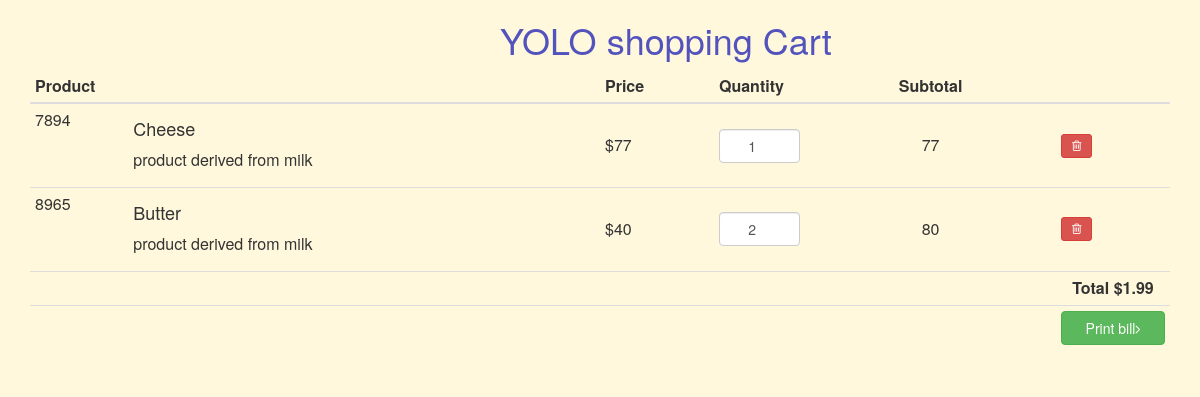
The page /cart on the database its author committed.
### automaticShoppingCart/models.py (models this page shows, shortened)
class productInformation(models.Model):
    serialNo = models.IntegerField()
    product =  models.CharField(max_length = 50)
    product_details =  models.CharField(max_length = 50)
    price = models.CharField(max_length = 20)
    quantity = models.IntegerField()
    subtotal = models.CharField(max_length = 20)
    class Meta:
        verbose_name_plural="Shopping Cart Product Details"

### automaticShoppingCart/views.py (the view)
# urls.py: path('cart',views.cart,name="cart"),
def cart(request):
    cart_details = productInformation.objects.all()
    return render(request,'automaticShoppingCart/cart.html',{'cart_details':cart_details})

### automaticShoppingCart/templates/automaticShoppingCart/cart.html (shortened to what this page needs)
<html lang="en">
    <head>
        <link href="//netdna.bootstrapcdn.com/bootstrap/3.2.0/css/bootstrap.min.css" rel="stylesheet" id="bootstrap-css">
        <link href="//maxcdn.bootstrapcdn.com/font-awesome/4.1.0/css/font-awesome.min.css" rel="stylesheet">
</head>
<body style="background-color: cornsilk;">
    <h1 style="color: rgb(83, 83, 189);margin-left: 500px;">YOLO shopping Cart</h1>
<div class="container">
	<table id="cart" class="table table-hover table-condensed">
    				<thead>
						<tr>
							<th style="width:50%">Product</th>
							<th style="width:10%">Price</th>
							<th style="width:8%">Quantity</th>
							<th style="width:22%" class="text-center">Subtotal</th>
							<th style="width:10%"></th>
						</tr>
					</thead>
					<tbody>
                        {% for cart_detail in cart_details %}
						<tr>
							<td data-th="Product">
								<div class="row">
									<div class="col-sm-2 hidden-xs"><p>{{cart_detail.serialNo}}</p></div>
									<div class="col-sm-10">
										<h4 class="nomargin">{{cart_detail.product}}</h4>
										<p>{{cart_detail.product_details}}</p>
									</div>
								</div>
							</td>
							<td data-th="Price">${{cart_detail.price}}</td>
							<td data-th="Quantity">
								<input type="number" class="form-control text-center" value="{{cart_detail.quantity}}">
							</td>
							<td data-th="Subtotal" class="text-center">{{cart_detail.subtotal}}</td>
							<td class="actions" data-th="">
                                <a class="btn btn-danger btn-sm" href="{% url 'deleteProduct' cart_detail.id %}"><i class="fa fa-trash-o"></i></a>
							</td>
                        </tr>
                        {% endfor%}
                    </tbody>
					<tfoot>
						<tr>
							<td colspan="4" class="hidden-xs"></td>
							<td class="hidden-xs text-center"><strong>Total $1.99</strong></td>
                        </tr>
                        <tr>
                            <td colspan="4" class="hidden-xs"></td>
                            <td><a href="#" class="btn btn-success btn-block">Print bill<i class="fa fa-angle-right"></i></a></td>
                        </tr>
					</tfoot>
				</table>
</div>
</body>
 </html>

### automaticShoppingCart/templates/automaticShoppingCart/cart.html (style rules this page uses)
.table>tbody>tr>td, .table>tfoot>tr>td { vertical-align: middle; }

### rows shown on the page
productInformation: serialNo "7894", product "Cheese", product_details "product derived from milk", price "77", quantity "1", subtotal "77"
productInformation: serialNo "8965", product "Butter", product_details "product derived from milk", price "40", quantity "2", subtotal "80"
